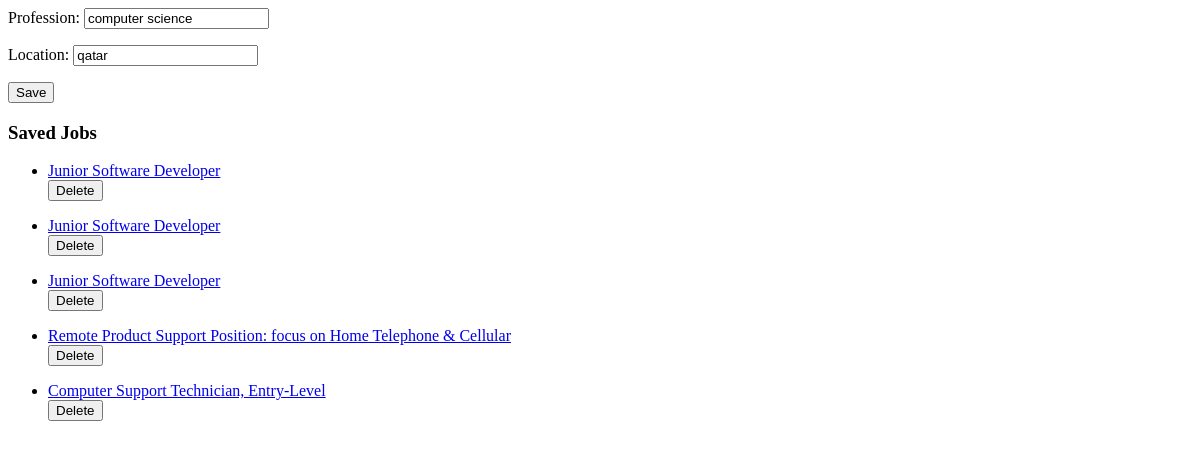
The page /user_profile/ (signed in) on the database as committed earlier.
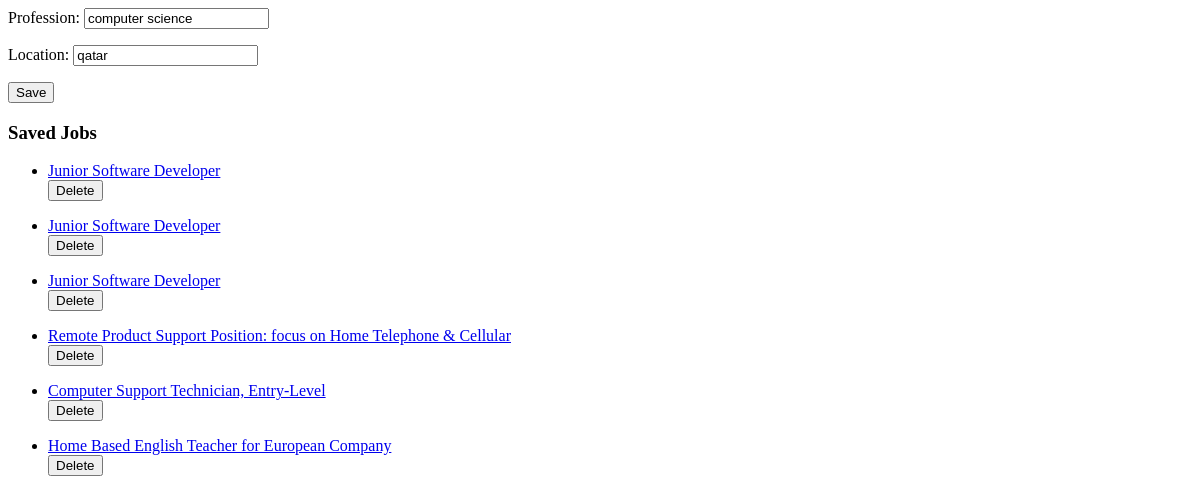
The same page on the database as committed later.
### user_profile/models.py (models this page shows, shortened)
class SavedJob(models.Model):
    user = models.ForeignKey(User, on_delete=models.CASCADE)
    title = models.CharField(max_length=255)
    link = models.URLField()

### user_profile/views.py (the view)
# urls.py: path('' ,views.profile_create, name='profile_create' ),
@login_required
def profile_create(request):
    try:
        profile = request.user.profile
        is_update = True
    except Profile.DoesNotExist:
        profile = None
        is_update = False
    if request.method == 'POST':
        form = ProfileForm(request.POST, instance=profile)
        if form.is_valid():
            profile = form.save(commit=False)
            profile.user = request.user
            profile.save()
        if 'delete_saved_job' in request.POST:
            job_id_to_delete = request.POST.get('delete_saved_job')
            saved_job_to_delete = get_object_or_404(SavedJob, id=job_id_to_delete)
            saved_job_to_delete.delete()
    else:
        form = ProfileForm(instance=profile)
    savedjobs = SavedJob.objects.all()
    return render(request, 'profile.html', {'form': form,'savedjobs': savedjobs, 'is_update': is_update})

### user_profile/forms.py
class ProfileForm(forms.ModelForm):
    class Meta:
        model = Profile
        fields = ['profession', 'location']

### templates/profile.html (shortened to what this page needs)
<form method="POST">
  {% csrf_token %} {{ form.as_p }}
  <button type="submit">Save</button>
</form>
<h3>Saved Jobs</h3>
<ul>
  {% for savedjob in savedjobs %}
  <li>
    <a href="{{ savedjob.link }}" target="_blank">{{ savedjob.title }}</a>
    <form method="post" action="{% url 'profile_create' %}">
      <button type="submit">Delete</button>
    </form>
  </li>
  {% endfor %}
</ul>

Rows that differ between the two databases and show on the page:
added SavedJob: title "Home Based English Teacher for European Company"
